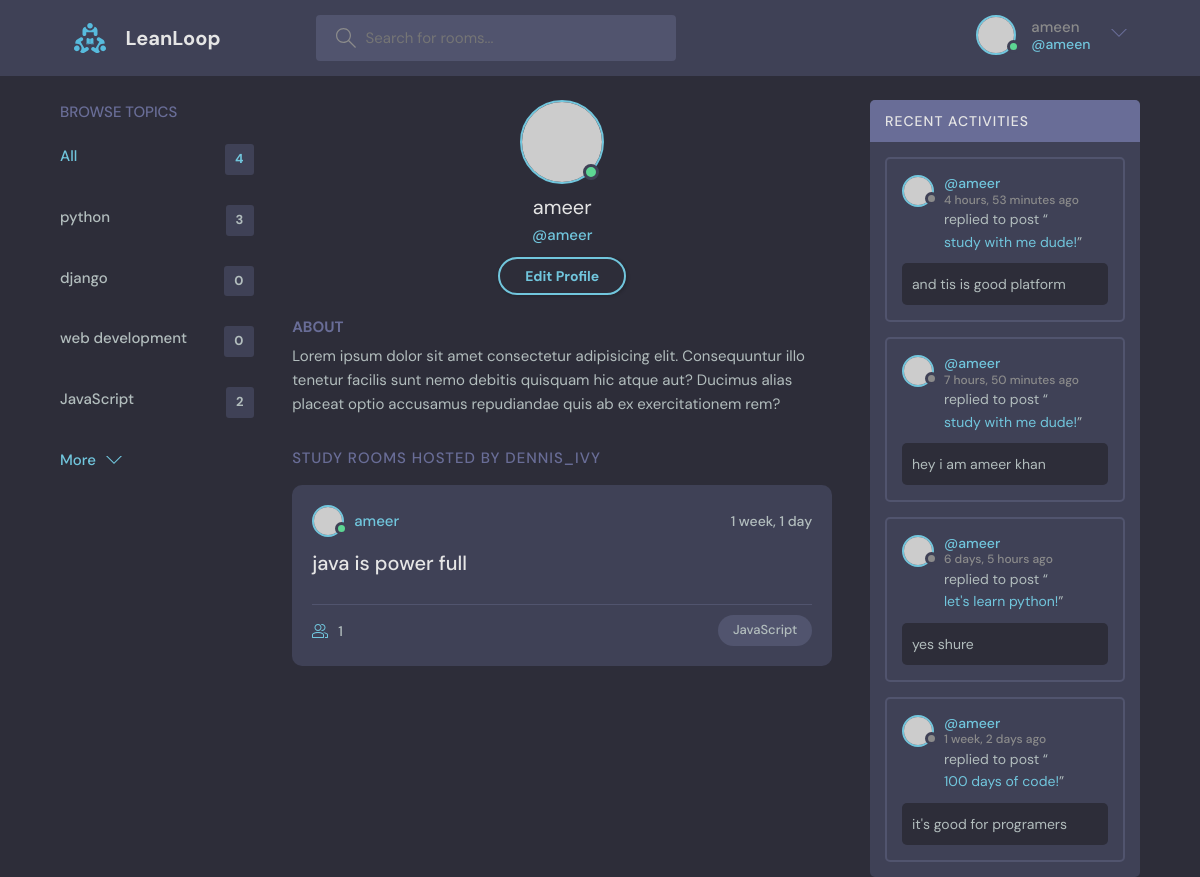
The app's page /profile/2 (signed in) with its own data.
### base/models.py (models this page shows, shortened)
class Topic(models.Model):
    name = models.CharField(max_length=200)

class Room(models.Model):
    host = models.ForeignKey(User, on_delete=models.SET_NULL,null=True)
    topic = models.ForeignKey(Topic, on_delete=models.SET_NULL,null=True)
    name = models.CharField(max_length=200)
    description = models.TextField(null = True, blank=True)
    participants = models.ManyToManyField(User,related_name='participants',blank=True)
    updated = models.DateTimeField(auto_now=True)
    created = models.DateTimeField(auto_now_add=True)
    class Meta:
        ordering = ['-updated' ,'-created']
    def __str__(self):
        return self.name

class Message(models.Model):
    user = models.ForeignKey(User, on_delete=models.CASCADE)
    room = models.ForeignKey(Room, on_delete=models.CASCADE)
    body = models.TextField()
    updated = models.DateTimeField(auto_now=True)
    created = models.DateTimeField(auto_now_add=True)
    class Meta:
        ordering = ['-updated' ,'-created']

### base/views.py (the view)
# urls.py: path("profile/<str:pk>", views.userProfile, name="user-profile"),
@login_required(login_url='/login')
def userProfile (request,pk):
    user = User.objects.get(id=pk)
    rooms = user.room_set.all()
    room_messages = user.message_set.all()
    topics = Topic.objects.all()
    context = {'user':user ,'rooms':rooms , 'room_messages':room_messages ,
               'topics':topics}
    return render(request , 'base/profile.html', context)

### base/templates/base/profile.html
{% extends "main.html" %}
{% block content %}
 <main class="profile-page layout layout--3">
    <div class="container">
      {% include "base/topics_component.html" %}
      <div class="roomList">
        <div class="profile">
          <div class="profile__avatar">
            <div class="avatar avatar--large active">
              <img src="https://randomuser.me/api/portraits/men/11.jpg" />
            </div>
          </div>
          <div class="profile__info">
            <h3>{{user.username}}</h3>
            <p>@{{user.username}}</p>
            <a href="edit-user.html" class="btn btn--main btn--pill">Edit Profile</a>
          </div>
          <div class="profile__about">
            <h3>About</h3>
            <p>
              Lorem ipsum dolor sit amet consectetur adipisicing elit. Consequuntur illo tenetur
              facilis sunt nemo debitis quisquam hic atque aut? Ducimus alias placeat optio
              accusamus repudiandae quis ab ex exercitationem rem?
            </p>
          </div>
        </div>
        <div class="roomList__header">
          <div>
            <h2>Study Rooms Hosted by dennis_ivy</a>
            </h2>
          </div>
        </div>
        {% include "base/feed_component.html" %}
      </div>
      {% include "base/activity_component.html" %}
    </div>
  </main>
{% endblock content %}

### templates/navbar.html (shortened to what this page needs)
{% load static %}
<header class="header header--loggedIn">
    <div class="container">
      <a href="{% url 'home' %}" class="header__logo">
        <img src="{% static 'images/logo.svg' %}" />
        <h1>LeanLoop</h1>
      </a>
      <form class="header__search" method="GET" action="{% url 'home' %}">
        <label>
          <input name="q" placeholder="Search for rooms..." />
        </label>
      </form>
      <nav class="header__menu">
        {% if request.user.is_authenticated %}
        <div class="header__user">
          <a href="profile.html">
            <div class="avatar avatar--medium active">
              <img src="https://randomuser.me/api/portraits/men/37.jpg" />
            </div>
            <p>{{request.user.username}}<span>@{{request.user.username}}</span></p>
          </a>
          <button class="dropdown-button">
            <svg version="1.1" xmlns="http://www.w3.org/2000/svg" width="32" height="32" viewBox="0 0 32 32">
              <title>chevron-down</title>
              <path d="M16 21l-13-13h-3l16 16 16-16h-3l-13 13z"></path>
            </svg>
          </button>
        </div>
        {% else %}
         <a href="{% url 'login' %}">
          <img src="{% static 'images/avatar.svg' %}" />
          <p>Login</p>
        </a>
        {% endif %}
      </nav>
    </div>
  </header>

### base/templates/base/topics_component.html
<div class="topics">
  <div class="topics__header">
    <h2>Browse Topics</h2>
  </div>
  <ul class="topics__list">
    <li>
      <a href="{% url 'home' %}" class="active">All <span>{{topics.count}}</span></a>
    </li>
    {% for topic in topics  %}
    <li>
      <a href="{% url 'home' %}?q={{topic.name}}">{{topic.name}} <span>{{topic.room_set.all.count}}</span></a>
    </li>
  {% endfor %}
  </ul>
  <a class="btn btn--link" href="topics.html">
    More
    <svg version="1.1" xmlns="http://www.w3.org/2000/svg" width="32" height="32" viewBox="0 0 32 32">
      <title>chevron-down</title>
      <path d="M16 21l-13-13h-3l16 16 16-16h-3l-13 13z"></path>
    </svg>
  </a>
</div>

### base/templates/base/feed_component.html (shortened to what this page needs)
{% for room in rooms %}
<div class="roomListRoom">
  <div class="roomListRoom__header">
    <a href="{% url 'user-profile' room.host.id %}" class="roomListRoom__author">
      <div class="avatar avatar--small active">
        <img src="https://randomuser.me/api/portraits/men/11.jpg" />
      </div>
      <span>{{room.host.username}}</span>
    </a>
    <div class="roomListRoom__actions">
      <span>{{room.created|timesince}}</span>
    </div>
  </div>
  <div class="roomListRoom__content">
    <a href="{% url 'room' room.id %}">{{room.name}}</a>
  </div>
  <div class="roomListRoom__meta">
    <a href="{% url 'room' room.id %}" class="roomListRoom__joined">
      {{room.participants.all.count}}
    </a>
    <p class="roomListRoom__topic">{{room.topic.name}}</p>
  </div>
</div>
{% endfor %}

### base/templates/base/activity_component.html (shortened to what this page needs)
<div class="activities">
  <div class="activities__header">
    <h2>Recent Activities</h2>
  </div>
  {% for message in room_messages %}
  <div class="activities__box">
    <div class="activities__boxHeader roomListRoom__header">
      <a href="{% url 'user-profile' message.user.id %}" class="roomListRoom__author">
        <div class="avatar avatar--small">
          <img src="https://randomuser.me/api/portraits/women/11.jpg" />
        </div>
        <p>
          @{{message.user}}
          <span>{{message.created|timesince}} ago</span>
        </p>
      </a>
    </div>
    <div class="activities__boxContent">
      <p>replied to post “<a href="{% url 'room' message.room.id %}">{{message.room}}!</a>”</p>
      <div class="activities__boxRoomContent">
       {{message.body}}
      </div>
    </div>
  </div>
  {% endfor %}
</div>

### records on screen
Topic: name "python", room_set.all.count "3"
Topic: name "django", room_set.all.count "0"
Topic: name "web development", room_set.all.count "0"
Topic: name "JavaScript", room_set.all.count "2"
Room: host.username "ameer", created "1 week, 1 day", name "java is power full", participants.all.count "1", topic.name "JavaScript"
Message: user "ameer", created "4 hours, 53 minutes", room "study with me dude", body "and tis is good platform"
Message: user "ameer", created "7 hours, 50 minutes", room "study with me dude", body "hey i am ameer khan"
Message: user "ameer", created "6 days, 5 hours", room "let's learn python", body "yes shure"
Message: user "ameer", created "1 week, 2 days", room "100 days of code", body "it's good for programers"

### other values on screen
{{ request.user.username }} "ameen"
{{ topics.count }} "4"
{{ user.username }} "ameer"
